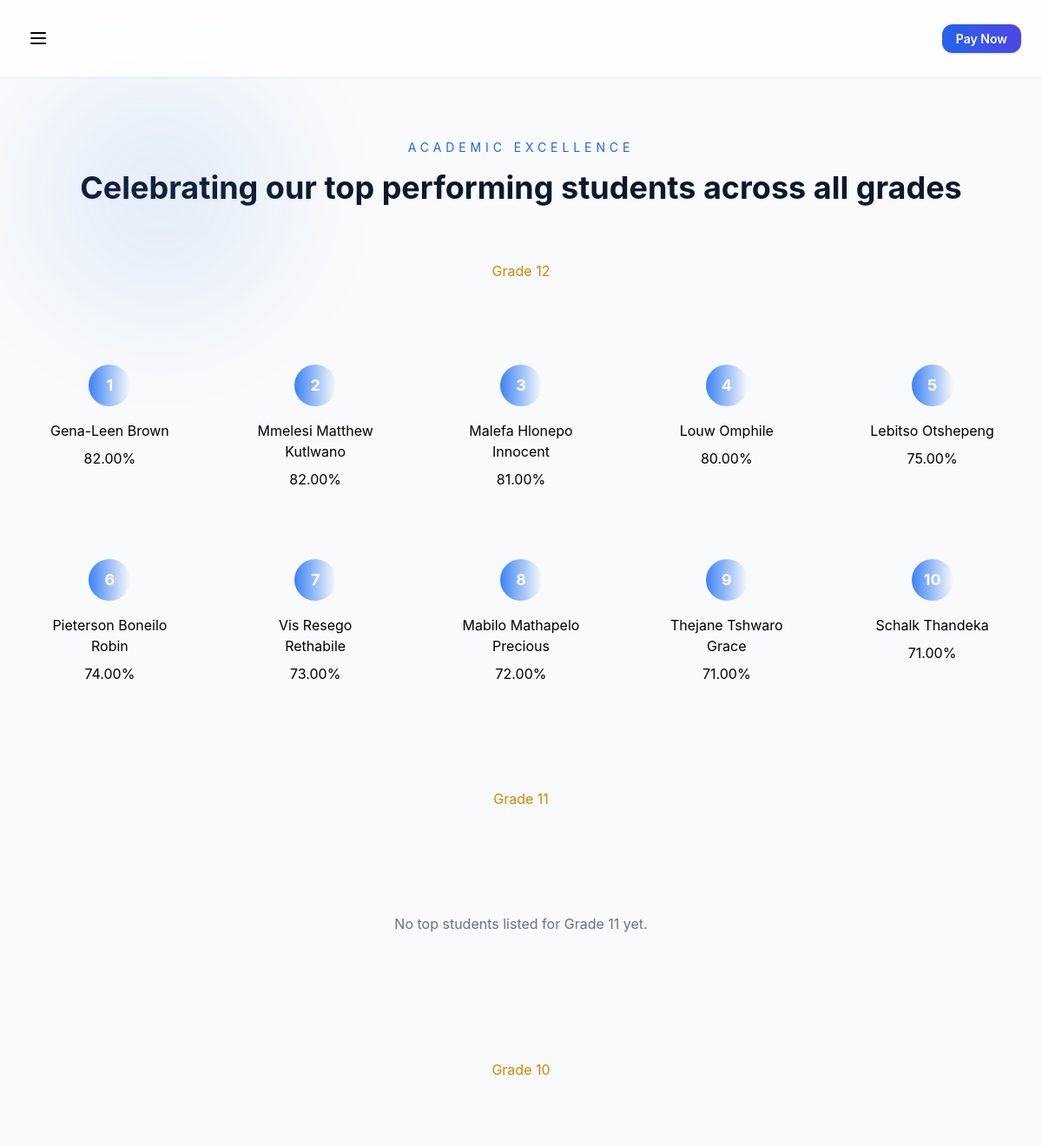
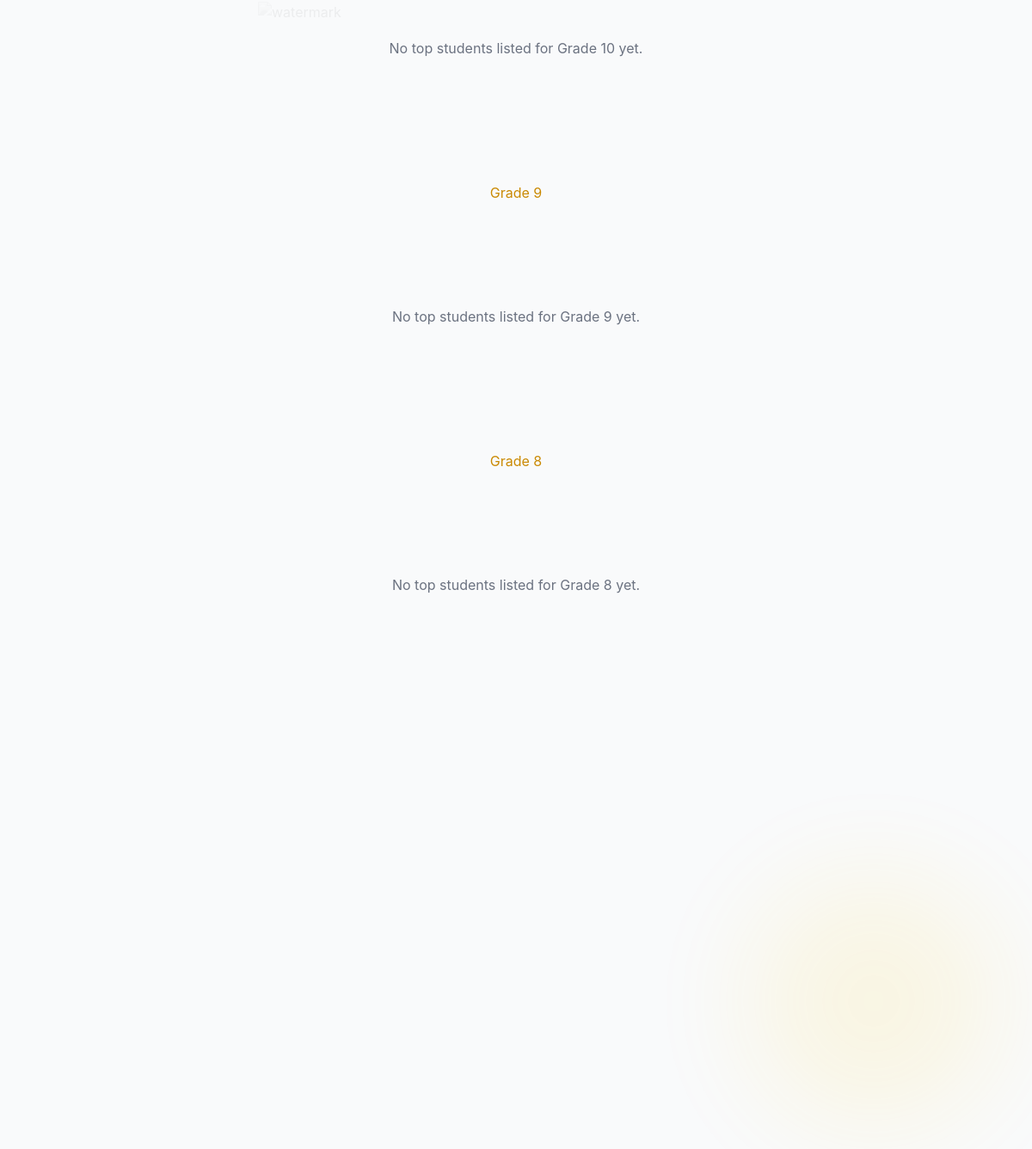
The page /top-students/ on the database its author committed (2 pictures, top to bottom).
### core/models.py (models this page shows, shortened)
class TopStudent(models.Model):
    GRADE_CHOICES = [
        (8, 'Grade 8'),
        (9, 'Grade 9'),
        (10, 'Grade 10'),
        (11, 'Grade 11'),
        (12, 'Grade 12'),
    ]
    name = models.CharField(max_length=100)
    grade = models.IntegerField(choices=GRADE_CHOICES)
    position = models.IntegerField(help_text="Position in top 10, e.g., 1 for top student")
    average = models.DecimalField(max_digits=5, decimal_places=2, blank=True, null=True)
    class Meta:
        ordering = ['grade', 'position']
        unique_together = ['grade', 'position']

### core/views.py (the view)
# urls.py: path('top-students/', views.top_students),
def top_students(request):
    grades = [12, 11, 10, 9, 8]
    students_by_grade = {}
    for grade in grades:
        students_by_grade[grade] = TopStudent.objects.filter(grade=grade).order_by('position')[:10]
    return render(request, "top_students.html", {
        "students_by_grade": students_by_grade
    })

### templates/top_students.html
{% extends "base.html" %}
{% block content %}
<div class="min-h-screen">
  <div class="max-w-7xl mx-auto px-6 py-40">
    <div class="text-center mb-16">
      <p class="text-sm uppercase tracking-[0.35em] text-blue-600 mb-4">Academic Excellence</p>
      <h2 class="text-4xl font-bold text-slate-900 mb-6">Celebrating our top performing students across all grades</h2>
    </div>
    {% for grade, students in students_by_grade.items %}
    <div class="mb-24">
      <h1 class="heading-md mb-12 text-center pb-6 text-yellow-600 ">Grade {{ grade }}</h1>
      {% if students %}
      <div class="grid grid-cols-2 md:grid-cols-5 gap-8">
        {% for student in students %}
        <div class="card p-6 text-center hover:border-blue-200" data-aos="fade-up">
          <div class="w-12 h-12 bg-gradient-to-r from-blue-500 to-black-600 rounded-full flex items-center justify-center mx-auto mb-4 text-white font-bold text-lg">
            {{ student.position }}
          </div>
          <h3 class="heading-sm mb-2">{{ student.name }}</h3>
          {% if student.average %}
          <p class="text-small">{{ student.average }}%</p>
          {% endif %}
        </div>
        {% endfor %}
      </div>
      {% else %}
      <p class="text-center text-gray-500 py-12">No top students listed for Grade {{ grade }} yet.</p>
      {% endif %}
    </div>
    {% endfor %}
  </div>
</div>
{% endblock %}

### templates/base.html (style rules this page uses)
* { -webkit-font-smoothing: antialiased; -moz-osx-font-smoothing: grayscale; }
body { font-family: -apple-system, BlinkMacSystemFont, 'Segoe UI', 'Roboto', 'Oxygen', 'Ubuntu', 'Cantarell', sans-serif; }
.card { @apply bg-white rounded-xl shadow-sm hover:shadow-md transition-all duration-300 border border-gray-100; }
.heading-md { @apply text-3xl font-semibold text-gray-900; }
.heading-sm { @apply text-xl font-semibold text-gray-900; }
.text-small { @apply text-sm text-gray-600; }

### rows shown on the page
TopStudent: position "1", name "Gena-Leen Brown", average "82.00"
TopStudent: position "2", name "Mmelesi Matthew Kutlwano", average "82.00"
TopStudent: position "3", name "Malefa Hlonepo Innocent", average "81.00"
TopStudent: position "4", name "Louw Omphile", average "80.00"
TopStudent: position "5", name "Lebitso Otshepeng", average "75.00"
TopStudent: position "6", name "Pieterson Boneilo Robin", average "74.00"
TopStudent: position "7", name "Vis Resego Rethabile", average "73.00"
TopStudent: position "8", name "Mabilo Mathapelo Precious", average "72.00"
TopStudent: position "9", name "Thejane Tshwaro Grace", average "71.00"
TopStudent: position "10", name "Schalk Thandeka", average "71.00"

### other values the page prints
{{ grade }} "12" "11" "10" "9" "8"
{{ grade }} "11" "10" "9" "8"
